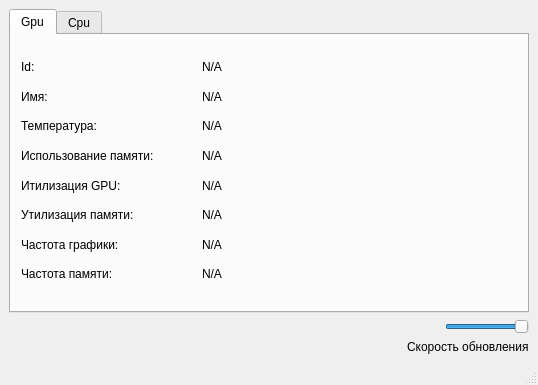
<?xml version="1.0" encoding="UTF-8"?>
<ui version="4.0">
 <class>MainWindow</class>
 <widget class="QMainWindow" name="MainWindow">
  <property name="geometry">
   <rect>
    <x>0</x>
    <y>0</y>
    <width>538</width>
    <height>385</height>
   </rect>
  </property>
  <property name="minimumSize">
   <size>
    <width>538</width>
    <height>385</height>
   </size>
  </property>
  <property name="maximumSize">
   <size>
    <width>538</width>
    <height>385</height>
   </size>
  </property>
  <property name="windowTitle">
   <string>Cpu/Gpu Monitor</string>
  </property>
  <widget class="QWidget" name="centralwidget">
   <layout class="QGridLayout" name="gridLayout">
    <item row="0" column="0">
     <widget class="QTabWidget" name="tabWidget">
      <property name="currentIndex">
       <number>0</number>
      </property>
      <widget class="QWidget" name="Gputab">
       <attribute name="title">
        <string>Gpu</string>
       </attribute>
       <widget class="QWidget" name="layoutWidget">
        <property name="geometry">
         <rect>
          <x>10</x>
          <y>20</y>
          <width>355</width>
          <height>231</height>
         </rect>
        </property>
        <layout class="QVBoxLayout" name="verticalLayout_2">
         <item>
          <layout class="QHBoxLayout" name="horizontalLayout_2">
           <item>
            <widget class="QLabel" name="gpuidlabel">
             <property name="text">
              <string>Id:</string>
             </property>
            </widget>
           </item>
           <item>
            <widget class="QLabel" name="gpuid">
             <property name="text">
              <string>N/A</string>
             </property>
            </widget>
           </item>
          </layout>
         </item>
         <item>
          <layout class="QHBoxLayout" name="horizontalLayout_3">
           <item>
            <widget class="QLabel" name="label_3">
             <property name="text">
              <string>Имя:</string>
             </property>
            </widget>
           </item>
           <item>
            <widget class="QLabel" name="gpuname">
             <property name="text">
              <string>N/A</string>
             </property>
            </widget>
           </item>
          </layout>
         </item>
         <item>
          <layout class="QHBoxLayout" name="horizontalLayout_7">
           <item>
            <widget class="QLabel" name="label_11">
             <property name="text">
              <string>Температура:</string>
             </property>
            </widget>
           </item>
           <item>
            <widget class="QLabel" name="gputemp">
             <property name="text">
              <string>N/A</string>
             </property>
            </widget>
           </item>
          </layout>
         </item>
         <item>
          <layout class="QHBoxLayout" name="horizontalLayout_9">
           <item>
            <widget class="QLabel" name="label_15">
             <property name="text">
              <string>Использование памяти:</string>
             </property>
            </widget>
           </item>
           <item>
            <widget class="QLabel" name="gpumemusage">
             <property name="text">
              <string>N/A</string>
             </property>
            </widget>
           </item>
          </layout>
         </item>
         <item>
          <layout class="QHBoxLayout" name="horizontalLayout_8">
           <item>
            <widget class="QLabel" name="label_13">
             <property name="text">
              <string>Итилизация GPU:</string>
             </property>
            </widget>
           </item>
           <item>
            <widget class="QLabel" name="gpuutil">
             <property name="text">
              <string>N/A</string>
             </property>
            </widget>
           </item>
          </layout>
         </item>
         <item>
          <layout class="QHBoxLayout" name="horizontalLayout_10">
           <item>
            <widget class="QLabel" name="label_17">
             <property name="text">
              <string>Утилизация памяти:</string>
             </property>
            </widget>
           </item>
           <item>
            <widget class="QLabel" name="gpumemutil">
             <property name="text">
              <string>N/A</string>
             </property>
            </widget>
           </item>
          </layout>
         </item>
         <item>
          <layout class="QHBoxLayout" name="horizontalLayout_12">
           <item>
            <widget class="QLabel" name="label_21">
             <property name="text">
              <string>Частота графики:</string>
             </property>
            </widget>
           </item>
           <item>
            <widget class="QLabel" name="gpugraphclock">
             <property name="text">
              <string>N/A</string>
             </property>
            </widget>
           </item>
          </layout>
         </item>
         <item>
          <layout class="QHBoxLayout" name="horizontalLayout_11">
           <item>
            <widget class="QLabel" name="label_19">
             <property name="text">
              <string>Частота памяти:</string>
             </property>
            </widget>
           </item>
           <item>
            <widget class="QLabel" name="gpumemclock">
             <property name="text">
              <string>N/A</string>
             </property>
            </widget>
           </item>
          </layout>
         </item>
        </layout>
       </widget>
      </widget>
      <widget class="QWidget" name="cputab">
       <attribute name="title">
        <string>Cpu</string>
       </attribute>
       <layout class="QVBoxLayout" name="verticalLayout">
        <item>
         <layout class="QGridLayout" name="gridLayout_3">
          <item row="2" column="0">
           <widget class="QTableWidget" name="tableWidget">
            <property name="editTriggers">
             <set>QAbstractItemView::NoEditTriggers</set>
            </property>
            <property name="tabKeyNavigation">
             <bool>true</bool>
            </property>
            <attribute name="horizontalHeaderCascadingSectionResizes">
             <bool>false</bool>
            </attribute>
            <attribute name="horizontalHeaderDefaultSectionSize">
             <number>120</number>
            </attribute>
            <attribute name="horizontalHeaderStretchLastSection">
             <bool>true</bool>
            </attribute>
           </widget>
          </item>
          <item row="0" column="0">
           <layout class="QGridLayout" name="gridLayout_2">
            <item row="0" column="0">
             <widget class="QLabel" name="cpunamlabel">
              <property name="text">
               <string>Имя:</string>
              </property>
             </widget>
            </item>
            <item row="2" column="1">
             <widget class="QLabel" name="cpucache">
              <property name="text">
               <string>N/A</string>
              </property>
             </widget>
            </item>
            <item row="0" column="2">
             <spacer name="horizontalSpacer">
              <property name="orientation">
               <enum>Qt::Horizontal</enum>
              </property>
              <property name="sizeHint" stdset="0">
               <size>
                <width>40</width>
                <height>20</height>
               </size>
              </property>
             </spacer>
            </item>
            <item row="2" column="0">
             <widget class="QLabel" name="cachelabel">
              <property name="text">
               <string>Кэш, Kb:</string>
              </property>
             </widget>
            </item>
            <item row="0" column="1">
             <widget class="QLabel" name="cpuname">
              <property name="text">
               <string>N/A</string>
              </property>
             </widget>
            </item>
            <item row="1" column="0">
             <widget class="QLabel" name="coreslabel">
              <property name="text">
               <string>Ядра:</string>
              </property>
             </widget>
            </item>
            <item row="1" column="1">
             <widget class="QLabel" name="cpucores">
              <property name="text">
               <string>N/A</string>
              </property>
             </widget>
            </item>
           </layout>
          </item>
         </layout>
        </item>
       </layout>
      </widget>
     </widget>
    </item>
    <item row="1" column="0" alignment="Qt::AlignRight">
     <widget class="QSlider" name="speedslider">
      <property name="minimum">
       <number>1</number>
      </property>
      <property name="maximum">
       <number>3</number>
      </property>
      <property name="pageStep">
       <number>1</number>
      </property>
      <property name="value">
       <number>3</number>
      </property>
      <property name="sliderPosition">
       <number>3</number>
      </property>
      <property name="orientation">
       <enum>Qt::Horizontal</enum>
      </property>
     </widget>
    </item>
    <item row="2" column="0" alignment="Qt::AlignRight">
     <widget class="QLabel" name="label">
      <property name="text">
       <string>Скорость обновления</string>
      </property>
     </widget>
    </item>
   </layout>
  </widget>
  <widget class="QStatusBar" name="statusbar"/>
 </widget>
 <resources/>
 <connections/>
</ui>
